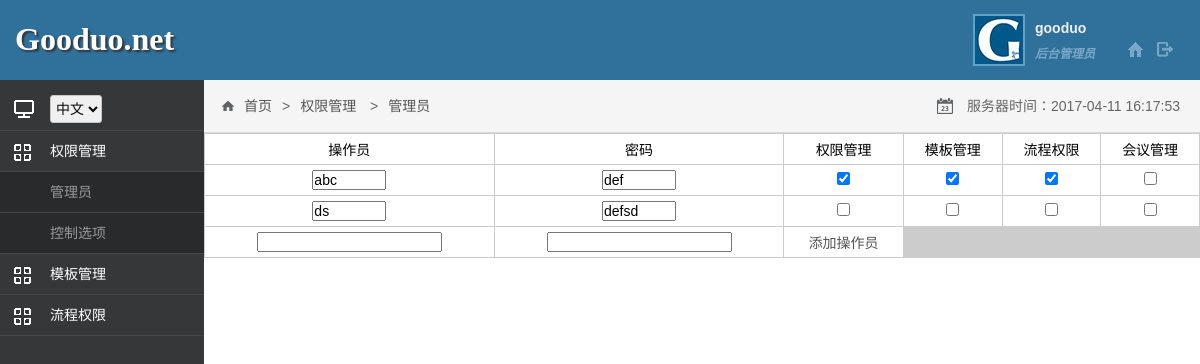
Page /admin/index.php?menu=vemfljmDYk&sub=operator (signed in) on the earlier database version.
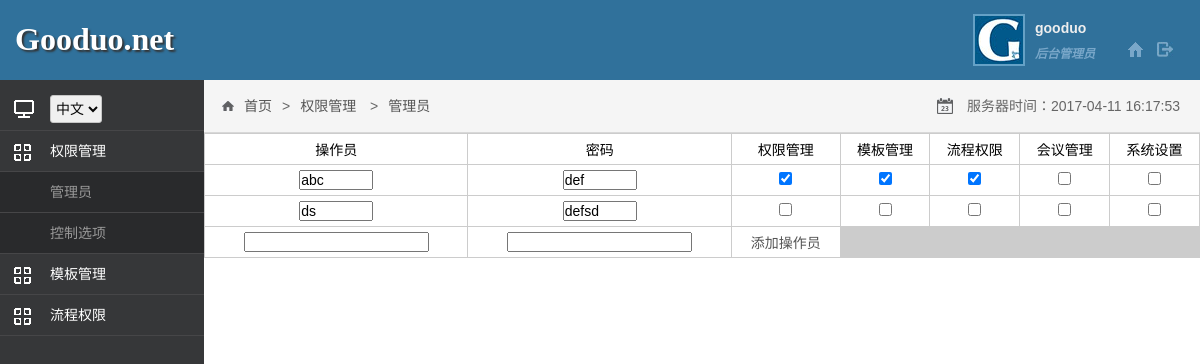
Same page on the later database version.
### tables this page shows
CREATE TABLE `pms_tbl` (
  `id` int(11) NOT NULL,
  `key_word` varchar(20) NOT NULL,
  `name` varchar(20) NOT NULL,
  `remark` varchar(50) DEFAULT NULL
);

### admin/menu.php (called while the page is built, shortened)
<?php
function printAdminView($addr, $title = 'abc', $subPath = '/admin')
{
    $mypath = $GLOBALS['mypath'];
    include $mypath . $subPath . '/templates/header.html.php';
    include $mypath .$subPath. '/view/' . $addr;
    include $mypath . $subPath . '/templates/footer.html.php';
}

### includes/db.inc.php (called while the page is built, shortened)
<?php
function pdoQuery($tableName, $fields, $where, $append)
{
    $sql = 'SELECT ';
    $fieldsCount = count($fields);
    if ($fieldsCount > 0) {
        for ($i = 0; $i < $fieldsCount; $i++) {
            $sql = $sql . $fields[$i];
            if ($i < $fieldsCount - 1) $sql = $sql . ',';
        }
    }else{
        $sql=$sql.'* ';
    }
    $sql = $sql . ' FROM ' . $tableName;
    try {
        $query = $GLOBALS['pdo']->query($sql);
        return $query;
    }catch (PDOException $e) {
        $error = 'Unable to PDOquery to the database server.' . $e->getMessage();
        include 'error.html.php';
        return null;
    }
}
?>

### includes/helpers.inc.php (called while the page is built, shortened)
<?php
function timeUnixToMysql($time){
    if($time){
        return date('Y-m-d H:i:s', $time);
    }else{
        return '';
    }
}

### admin/view/operator.html.php (the view, shortened to what this page needs)
<?php
$opList = $GLOBALS['opList'];
$pmsList = $GLOBALS['pmsList'];
?>
<div class="main">
    <table class="table sheet">
        <tr>
            <td>操作员</td>
            <td>密码</td>
            <?php foreach ($pmsList as $row): ?>
                <td>
                    <?php echo $row['name'] ?>
                </td>
            <?php endforeach ?>
        </tr>
        <?php foreach ($opList as $row): ?>
            <tr>
                <td><input type="text" class="alt-name textbox" id="name<?php echo $row['id'] ?>" value="<?php echo $row['name'] ?>" style="width: 70px"></td>
                <td><input type="text" class="alt-pwd textbox" id="pwd<?php echo $row['id'] ?>" value="<?php echo $row['pwd'] ?>" style="width: 70px"></td>
                <?php foreach ($row['pms'] as $k=>$v): ?>
                    <td>
                        <input type="checkbox" class="pms-alt" id="<?php echo $row['id'] ?>"
                               value="<?php echo $k ?>"<?php echo isset($v['checked']) ? 'checked="checked"' : '' ?>>
                    </td>
                <?php endforeach ?>
            </tr>
        <?php endforeach ?>
        <tr>
            <td>
                <input type="input" class="new-name"/>
            </td>
            <td>
                <input type="input" class="new-pwd"/>
            </td>
            <td>
                <a class="inner-button op-add-btn">
                    添加操作员
                </a>
            </td>
        </tr>
    </table>
</div>

### admin/index.php (shortened to what this page needs)
<?php
include_once 'menu.php';
if (isset($_SESSION['login']) && DOMAIN == $_SESSION['login']) {
    if (isset($_GET['menu']) && array_key_exists($_GET['menu'], $_SESSION['pms'])) {
        $_GET['sub']();
        exit;
    }
    exit;
}
function operator(){
    $pms=pdoQuery('pms_tbl',null,null,null);
    $op=pdoQuery('op_pms_view',null,null,null);
    printAdminView('operator.html.php','操作员管理');
}

### admin/templates/header.html.php (shortened to what this page needs)
<!DOCTYPE html>
<html lang="cn">
<head>
    <link rel="stylesheet" type="text/css" href="stylesheet/style.css?v=<?php echo rand(1000, 9999) ?>">
    <link rel="stylesheet" href="stylesheet/admin.css?v=<?php echo rand(1000,9999)?>">
</head>
<body>
<div class="header">
    <div class="header">
        <div class="logo">Gooduo.net</div>
        <div class="link">
            <a href="index.php?logout=1" class="logout"></a>
            <a href="#" target="_blank" class="home"></a>
            <div>
                <h2>gooduo</h2>
                <h3>后台管理员</h3>
            </div>
            <a href="?/basic/mod-admin_list/index.html" target="_blank" class="gooduo"></a>
        </div>
    </div>
</div>
<div id="main">
    <div id="left" style="height: 100%">
        <ul>
            <li class="sys_lang">
                <select onchange="change_lang(this.value)">
                    <option selected="selected" value="admin.php?/basic/mod-basic_info/">中文</option>
                </select>
            </li>
            <?php foreach($_SESSION['pms'] as $key=>$row):?>
                <li>
                    <a class="main_menu"><?php echo $row['name']?></a>
                    <ul class="sub_menu" style="display: <?php echo isset($_GET['menu'])&&$_GET['menu']==$row['key'] ? 'block' : 'none' ?>">
                        <?php foreach($row['sub'] as $subrow):?>
                            <li >
                                <a href="index.php?menu=<?php echo $key?>&sub=<?php echo $subrow['key']?>"><?php echo $subrow['name']?></a>
                            </li>
                        <?php endforeach ?>
                    </ul>
                </li>
            <?php endforeach ?>
        </ul>
    </div>
    <div id="right" style="height: 100%">
        <div class="m_title">
            <div class="m_local f_l"><a href="?">首页</a><?php echo isset($_GET['menu'])? '&gt;<a href="?menu='.$_GET['menu'].'">'.$_SESSION['pms'][$_GET['menu']]['name'].'</a>':''?>
            <?php echo isset($_GET['sub'])? '&gt;<a href="?menu='.$_GET['menu'].'&sub='.$_GET['sub'].'">'.$_SESSION['pms'][$_GET['menu']]['sub'][$_GET['sub']]['name'].'</a>' : ''?>
               </div>
            <div class="m_time f_r">服务器时间：<?php echo timeUnixToMysql(time())?></div>
            </div>

### admin/templates/footer.html.php (shortened to what this page needs)
</div>
</div>
</body>
</html>

### admin/stylesheet/style.css (style rules this page uses)
table { margin: 0 auto; padding: 0; border-collapse:collapse; border-width: thin; border-style: solid; }

### admin/stylesheet/admin.css (style rules this page uses)
* { padding:0px;margin:0px;font-family:"微软雅黑","Microsoft YaHei",arial,sans-serif;font-size:14px; }
html,body { margin:0; background:#2673BF; }
a { cursor:pointer;text-decoration:none; color:#fff; }
div { word-break:break-all; }
input { transition:all 0.2s;-moz-transition:all 0.2s;-webkit-transition:all 0.2s;-o-transition:all 0.2s; }
form,ul,li { margin:0;padding:0; }
ul,li { list-style:none; }
h1,h2,h3,h4,h5 { padding:0; margin:0; }
.f_l { float:left; }
.f_r { float:right; }
.header { height:80px; width:100%; background-color:#30719B; overflow:hidden; }
#main { margin-bottom:3px; background-color:#fff; overflow:hidden; }
#left { float:left;width:17%;background:#363739;padding-bottom:36px;box-sizing: border-box;overflow-y: auto }
#right { float:right; overflow:hidden;position: relative;width: 83%;box-sizing: border-box;overflow-y: auto }
.header .logo { margin-left:15px; font-size:32px; padding:21px 0; float:left; _width:300px; color:#fff; font-family:Georgia, "Times New Roman", Times, serif; text-shadow: 2px 2px 2px #333; font-weight:bold; }
.header .link { margin-right:15px; padding:14px 0; float:right; _width:400px; }
.header .link a { float:right; margin-right:10px; display:block; }
.header .link a.logout { width:20px; height:20px; margin-top:25px; background:url(images/icon_13.gif) center no-repeat; }
.header .link a.home { width:20px; height:20px; margin-top:25px; background:url(images/icon_15.gif) center no-repeat; }
.header .link a.gooduo { height:48px; width:48px; border:2px solid #65a1c6; background:url(images/gooduo.jpg) center no-repeat; overflow:hidden; }
.header .link div { float:right; margin-right:30px; _width:65px; }
.header .link div h2 { height:28px; line-height:28px; font-size:14px; color:#eee; }
.header .link div h3 { height:24px; line-height:24px; font-size:12px; color:#79a7c9; font-style: italic; }
#left li.sys_lang { background:url(images/sys_nav_icon.gif) 14px 10px no-repeat; padding:5px 10px 5px 50px; border-bottom:1px solid #464648; height:40px; }
#left li.sys_lang select { height:28px; border: 1px solid #C6C6C6; border-radius: 3px; background-color:#f0f0f0; cursor: pointer; color:#080808;padding: 1px; margin-top:10px; }
#left li a { padding:0 10px 0 50px; display:block; border-bottom:1px solid #464648; height:40px;line-height:40px;background:url(images/sys_nav_icon.gif) 12px -318px no-repeat; }
#left li li a { background-image:none; background-color:#292a2c; font-size:14px; color:#999; }
#right .m_title { height:52px; width:100%; background-color:#f5f5f5; border-bottom: 1px solid #d8d8d8; overflow:hidden; color:#666; }
#right .m_title .m_local { height:16px; line-height:16px; padding:18px 18px 18px 30px; background:url(images/icon_12.gif) 18px no-repeat; font-family: "宋体", sans-serif; }
#right .m_title .m_local a { color:#555; margin:10px; }
#right .m_title .m_time { height:12px; line-height:12px; padding:20px 20px 20px 30px; background:url(images/icon_14.gif) left no-repeat; }
.table { width:100%;border:0;border-collapse:separate;border-spacing:1px;background:#CCC; }
.table td { padding:5px;background:#FFF; }
.table td a { color:#555; }
.sheet td { text-align:center; }

Differences in the rows shown:
added pms_tbl: name "系统设置"
